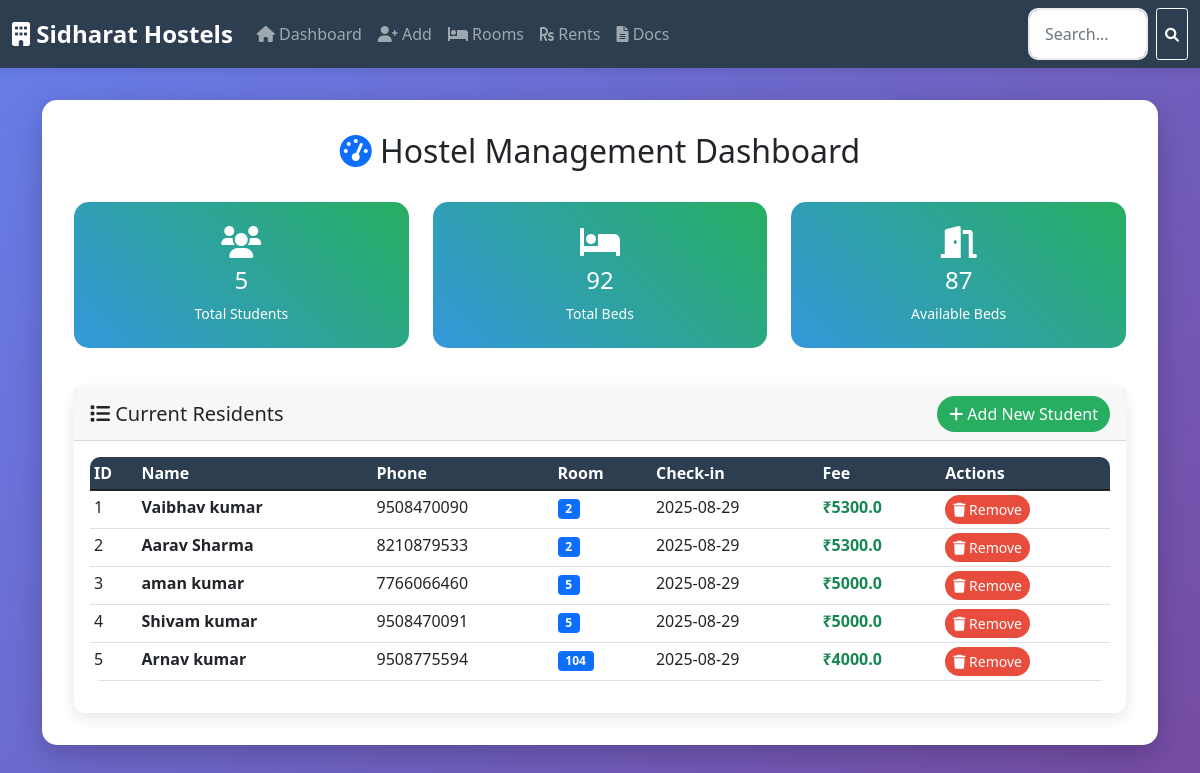
The page / on the database its author committed.
### tables this page shows
CREATE TABLE students (
        id INTEGER PRIMARY KEY AUTOINCREMENT,
        name TEXT NOT NULL,
        phone TEXT NOT NULL,
        room_number INTEGER,
        check_in_date TEXT,
        monthly_fee REAL DEFAULT 5000
    , last_rent_paid TEXT);

### app.py (the view)
@app.route('/')
def index():
    conn = get_db_connection()
    students = conn.execute('SELECT * FROM students ORDER BY room_number').fetchall()
    total_students = conn.execute('SELECT COUNT(*) FROM students').fetchone()[0]
    occupied_rooms = conn.execute('SELECT COUNT(DISTINCT room_number) FROM students').fetchone()[0]
    total_beds = conn.execute('SELECT SUM(capacity) FROM rooms').fetchone()[0]
    available_beds = total_beds - total_students
    conn.close()
    return render_template('index.html',
                         students=students,
                         total_students=total_students,
                         occupied_rooms=occupied_rooms,
                         total_beds=total_beds,
                         available_beds=available_beds)

### app.py (called while the page is built)
def get_db_connection():
    conn = sqlite3.connect('hostel.db')
    conn.row_factory = sqlite3.Row
    return conn

### templates/index.html (shortened to what this page needs)
{% extends "base.html" %}
{% block content %}
<div class="row mb-3">
    <div class="col-12">
        <h2 class="text-center mb-3 d-none d-md-block">
            <i class="fas fa-tachometer-alt text-primary"></i>
            Hostel Management Dashboard
        </h2>
    </div>
</div>
<div class="row mb-4">
    <div class="col-md-4 col-sm-6 mb-3">
        <div class="stats-card">
            <i class="fas fa-users fa-2x mb-2"></i>
            <h4>{{ total_students }}</h4>
            <p class="mb-0 small">Total Students</p>
        </div>
    </div>
    <div class="col-md-4 col-sm-6 mb-3">
        <div class="stats-card">
            <i class="fas fa-bed fa-2x mb-2"></i>
            <h4>{{ total_beds }}</h4>
            <p class="mb-0 small">Total Beds</p>
        </div>
    </div>
    <div class="col-md-4 col-sm-12 mb-3">
        <div class="stats-card">
            <i class="fas fa-door-open fa-2x mb-2"></i>
            <h4>{{ available_beds }}</h4>
            <p class="mb-0 small">Available Beds</p>
        </div>
    </div>
</div>
<div class="row">
    <div class="col-12">
        <div class="card">
            <div class="card-header d-flex justify-content-between align-items-center">
                <h5 class="mb-0">
                    <i class="fas fa-list"></i> Current Residents
                </h5>
                <a href="{{ url_for('add_student') }}" class="btn btn-success">
                    <i class="fas fa-plus"></i> Add New Student
                </a>
            </div>
            <div class="card-body">
                {% if students %}
                <div class="table-responsive">
                    <table class="table table-hover table-sm">
                        <thead>
                            <tr>
                                <th class="d-none d-md-table-cell">ID</th>
                                <th>Name</th>
                                <th class="d-none d-sm-table-cell">Phone</th>
                                <th>Room</th>
                                <th class="d-none d-lg-table-cell">Check-in</th>
                                <th class="d-none d-md-table-cell">Fee</th>
                                <th>Actions</th>
                            </tr>
                        </thead>
                        <tbody>
                            {% for student in students %}
                            <tr>
                                <td class="d-none d-md-table-cell">{{ student.id }}</td>
                                <td>
                                    <strong>{{ student.name }}</strong>
                                </td>
                                <td class="d-none d-sm-table-cell">
                                    {{ student.phone }}
                                </td>
                                <td>
                                    <span class="badge bg-primary">{{ student.room_number }}</span>
                                </td>
                                <td class="d-none d-lg-table-cell">{{ student.check_in_date }}</td>
                                <td class="d-none d-md-table-cell">
                                    <span class="text-success fw-bold">₹{{ student.monthly_fee }}</span>
                                </td>
                                <td>
                                    <a href="{{ url_for('remove_student', student_id=student.id) }}"
                                       class="btn btn-danger btn-sm"
                                       onclick="return confirm('Remove {{ student.name }}?')">
                                        <i class="fas fa-trash"></i><span class="d-none d-lg-inline"> Remove</span>
                                    </a>
                                </td>
                            </tr>
                            {% endfor %}
                        </tbody>
                    </table>
                </div>
                {% endif %}
            </div>
        </div>
    </div>
</div>
{% endblock %}

### templates/base.html (shortened to what this page needs)
<!DOCTYPE html>
<html lang="en">
<head>
    <link href="https://cdn.jsdelivr.net/npm/bootstrap@5.1.3/dist/css/bootstrap.min.css" rel="stylesheet">
    <link href="https://cdnjs.cloudflare.com/ajax/libs/font-awesome/6.0.0/css/all.min.css" rel="stylesheet">
</head>
<body>
    <nav class="navbar navbar-expand-lg navbar-dark">
        <div class="container-fluid">
            <a class="navbar-brand" href="{{ url_for('index') }}">
                <i class="fas fa-building"></i> <span class="d-none d-sm-inline">Sidharat Hostels</span><span class="d-sm-none">Sidharat</span>
            </a>
            <div class="collapse navbar-collapse" id="navbarNav">
                <div class="navbar-nav me-auto">
                    <a class="nav-link" href="{{ url_for('index') }}">
                        <i class="fas fa-home"></i> <span class="d-lg-inline d-none">Dashboard</span>
                    </a>
                    <a class="nav-link" href="{{ url_for('add_student') }}">
                        <i class="fas fa-user-plus"></i> <span class="d-lg-inline d-none">Add</span>
                    </a>
                    <a class="nav-link" href="{{ url_for('rooms') }}">
                        <i class="fas fa-bed"></i> <span class="d-lg-inline d-none">Rooms</span>
                    </a>
                    <a class="nav-link" href="{{ url_for('rents') }}">
                        <i class="fas fa-rupee-sign"></i> <span class="d-lg-inline d-none">Rents</span>
                    </a>
                    <a class="nav-link" href="{{ url_for('documents') }}">
                        <i class="fas fa-file-alt"></i> <span class="d-lg-inline d-none">Docs</span>
                    </a>
                </div>
                <form class="d-flex" action="{{ url_for('search') }}" method="GET">
                    <input class="form-control me-2" type="search" name="q" placeholder="Search..." style="width: 120px;">
                    <button class="btn btn-outline-light btn-sm" type="submit">
                        <i class="fas fa-search"></i>
                    </button>
                </form>
            </div>
        </div>
    </nav>
    <div class="container">
        <div class="main-container">
            {% block content %}{% endblock %}
        </div>
    </div>
</body>
</html>

### templates/base.html (style rules this page uses)
:root { --primary-color: #2c3e50; --secondary-color: #3498db; --accent-color: #e74c3c; --success-color: #27ae60; }
body { background: linear-gradient(135deg, #667eea 0%, #764ba2 100%); min-height: 100vh; font-family: 'Segoe UI', Tahoma, Geneva, Verdana, sans-serif; }
.navbar { background: var(--primary-color) !important; box-shadow: 0 2px 10px rgba(0,0,0,0.1); }
.navbar-brand { font-weight: bold; font-size: 1.5rem; }
.main-container { background: white; border-radius: 15px; box-shadow: 0 10px 30px rgba(0,0,0,0.2); margin: 1rem auto; padding: 1rem; max-width: 1200px; }
@media (min-width: 768px) { .main-container { margin: 2rem auto; padding: 2rem; } }
.card { border: none; border-radius: 10px; box-shadow: 0 5px 15px rgba(0,0,0,0.1); transition: transform 0.3s ease; }
.btn-danger { background: var(--accent-color); border: none; border-radius: 25px; }
.btn-success { background: var(--success-color); border: none; border-radius: 25px; }
.table { border-radius: 10px; overflow: hidden; }
.table thead { background: var(--primary-color); color: white; }
.stats-card { background: linear-gradient(45deg, var(--secondary-color), var(--success-color)); color: white; border-radius: 15px; padding: 1rem; text-align: center; margin-bottom: 1rem; }
@media (min-width: 768px) { .stats-card { padding: 1.5rem; margin-bottom: 0; } }
.form-control { border-radius: 10px; border: 2px solid #e9ecef; padding: 12px 15px; }

### rows shown on the page
students: id "1", name "Vaibhav kumar", phone "9508470090", room_number "2", check_in_date "2025-08-29", monthly_fee "5300.0"
students: id "2", name "Aarav Sharma", phone "8210879533", room_number "2", check_in_date "2025-08-29", monthly_fee "5300.0"
students: id "3", name "aman kumar", phone "7766066460", room_number "5", check_in_date "2025-08-29", monthly_fee "5000.0"
students: id "4", name "Shivam kumar", phone "9508470091", room_number "5", check_in_date "2025-08-29", monthly_fee "5000.0"
students: id "5", name "Arnav kumar", phone "9508775594", room_number "104", check_in_date "2025-08-29", monthly_fee "4000.0"

### other values the page prints
{{ total_students }} "5"
{{ total_beds }} "92"
{{ available_beds }} "87"
